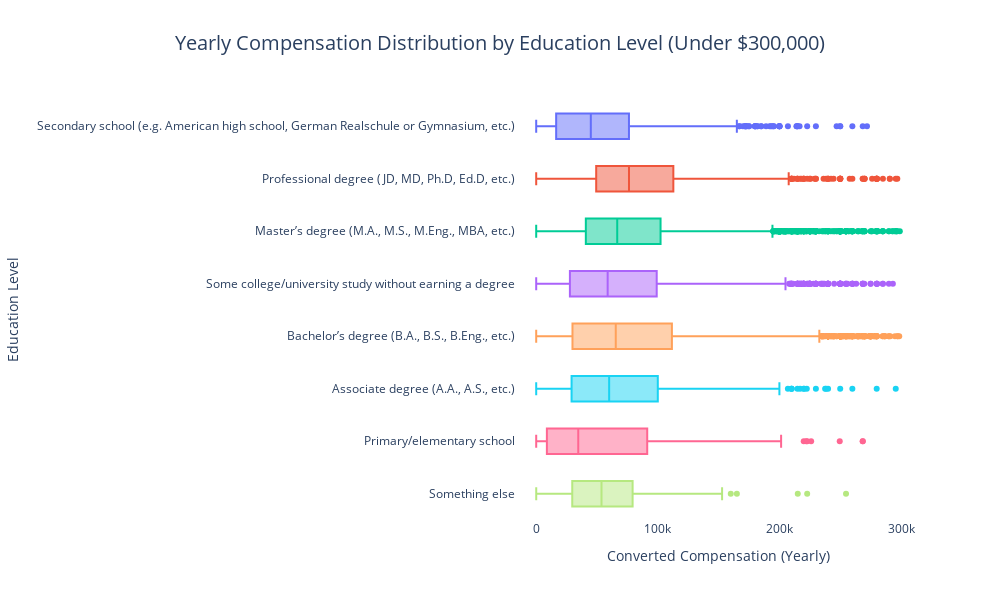

Source (notebook cell):
### Code cell
# Yearly Compensation Distribution by Education Level (Under $300,000)

import plotly.express as px

# Remove rows with missing compensation or education level
df_box = df.dropna(subset=['ConvertedCompYearly', 'EdLevel'])

# Filter to only show salaries below $300,000
df_box = df_box[df_box['ConvertedCompYearly'] < 300000]

# Create an interactive box plot
fig = px.box(
    df_box,
    x='ConvertedCompYearly',
    y='EdLevel',
    orientation='h',
    points='outliers',  # Show outlier points within this range
    color='EdLevel',
    title='Yearly Compensation Distribution by Education Level (Under $300,000)',
    labels={
        'ConvertedCompYearly': 'Converted Compensation (Yearly)',
        'EdLevel': 'Education Level'
    },
    width=1000,
    height=600
)

fig.update_layout(
    yaxis=dict(automargin=True, tickfont=dict(size=12)),
    xaxis=dict(tickfont=dict(size=12), title='Converted Compensation (Yearly)'),
    showlegend=False,
    plot_bgcolor='white',
    title=dict(x=0.5, font=dict(size=20))
)

fig.show()

### Figure 1 — Plotly figure (JSON) as saved in the notebook; plotly's stock layout.template omitted (floating-point values rounded to 4 significant figures; data arrays with more than 128 entries replaced by an {"elided": "..."} marker saying what was removed)
{"data": [{"alignmentgroup": "True", "boxpoints": "outliers", "hovertemplate": "Education Level=%{y}<br>Converted Compensation (Yearly)=%{x}<extra></extra>", "legendgroup": "Secondary school (e.g. American high school, German Realschule or Gymnasium, etc.)", "marker": {"color": "#636efa"}, "name": "Secondary school (e.g. American high school, German Realschule or Gymnasium, etc.)", "notched": false, "offsetgroup": "Secondary school (e.g. American high school, German Realschule or Gymnasium, etc.)", "orientation": "h", "showlegend": true, "type": "box", "x": {"elided": "1180 float values"}, "x0": " ", "xaxis": "x", "y": {"elided": "1180 str values"}, "y0": " ", "yaxis": "y"}, {"alignmentgroup": "True", "boxpoints": "outliers", "hovertemplate": "Education Level=%{y}<br>Converted Compensation (Yearly)=%{x}<extra></extra>", "legendgroup": "Professional degree (JD, MD, Ph.D, Ed.D, etc.)", "marker": {"color": "#EF553B"}, "name": "Professional degree (JD, MD, Ph.D, Ed.D, etc.)", "notched": false, "offsetgroup": "Professional degree (JD, MD, Ph.D, Ed.D, etc.)", "orientation": "h", "showlegend": true, "type": "box", "x": {"elided": "1113 float values"}, "x0": " ", "xaxis": "x", "y": {"elided": "1113 str values"}, "y0": " ", "yaxis": "y"}, {"alignmentgroup": "True", "boxpoints": "outliers", "hovertemplate": "Education Level=%{y}<br>Converted Compensation (Yearly)=%{x}<extra></extra>", "legendgroup": "Master’s degree (M.A., M.S., M.Eng., MBA, etc.)", "marker": {"color": "#00cc96"}, "name": "Master’s degree (M.A., M.S., M.Eng., MBA, etc.)", "notched": false, "offsetgroup": "Master’s degree (M.A., M.S., M.Eng., MBA, etc.)", "orientation": "h", "showlegend": true, "type": "box", "x": {"elided": "6692 float values"}, "x0": " ", "xaxis": "x", "y": {"elided": "6692 str values"}, "y0": " ", "yaxis": "y"}, {"alignmentgroup": "True", "boxpoints": "outliers", "hovertemplate": "Education Level=%{y}<br>Converted Compensation (Yearly)=%{x}<extra></extra>", "legendgroup": "Some college/university study without earning a degree", "marker": {"color": "#ab63fa"}, "name": "Some college/university study without earning a degree", "notched": false, "offsetgroup": "Some college/university study without earning a degree", "orientation": "h", "showlegend": true, "type": "box", "x": {"elided": "2748 float values"}, "x0": " ", "xaxis": "x", "y": {"elided": "2748 str values"}, "y0": " ", "yaxis": "y"}, {"alignmentgroup": "True", "boxpoints": "outliers", "hovertemplate": "Education Level=%{y}<br>Converted Compensation (Yearly)=%{x}<extra></extra>", "legendgroup": "Bachelor’s degree (B.A., B.S., B.Eng., etc.)", "marker": {"color": "#FFA15A"}, "name": "Bachelor’s degree (B.A., B.S., B.Eng., etc.)", "notched": false, "offsetgroup": "Bachelor’s degree (B.A., B.S., B.Eng., etc.)", "orientation": "h", "showlegend": true, "type": "box", "x": {"elided": "10155 float values"}, "x0": " ", "xaxis": "x", "y": {"elided": "10155 str values"}, "y0": " ", "yaxis": "y"}, {"alignmentgroup": "True", "boxpoints": "outliers", "hovertemplate": "Education Level=%{y}<br>Converted Compensation (Yearly)=%{x}<extra></extra>", "legendgroup": "Associate degree (A.A., A.S., etc.)", "marker": {"color": "#19d3f3"}, "name": "Associate degree (A.A., A.S., etc.)", "notched": false, "offsetgroup": "Associate degree (A.A., A.S., etc.)", "orientation": "h", "showlegend": true, "type": "box", "x": {"elided": "742 float values"}, "x0": " ", "xaxis": "x", "y": {"elided": "742 str values"}, "y0": " ", "yaxis": "y"}, {"alignmentgroup": "True", "boxpoints": "outliers", "hovertemplate": "Education Level=%{y}<br>Converted Compensation (Yearly)=%{x}<extra></extra>", "legendgroup": "Primary/elementary school", "marker": {"color": "#FF6692"}, "name": "Primary/elementary school", "notched": false, "offsetgroup": "Primary/elementary school", "orientation": "h", "showlegend": true, "type": "box", "x": {"elided": "144 float values"}, "x0": " ", "xaxis": "x", "y": {"elided": "144 str values"}, "y0": " ", "yaxis": "y"}, {"alignmentgroup": "True", "boxpoints": "outliers", "hovertemplate": "Education Level=%{y}<br>Converted Compensation (Yearly)=%{x}<extra></extra>", "legendgroup": "Something else", "marker": {"color": "#B6E880"}, "name": "Something else", "notched": false, "offsetgroup": "Something else", "orientation": "h", "showlegend": true, "type": "box", "x": {"elided": "206 float values"}, "x0": " ", "xaxis": "x", "y": {"elided": "206 str values"}, "y0": " ", "yaxis": "y"}], "layout": {"boxmode": "overlay", "height": 600, "legend": {"title": {"text": "Education Level"}, "tracegroupgap": 0}, "plot_bgcolor": "white", "showlegend": false, "title": {"font": {"size": 20}, "text": "Yearly Compensation Distribution by Education Level (Under $300,000)", "x": 0.5}, "width": 1000, "xaxis": {"anchor": "y", "domain": [0, 1], "tickfont": {"size": 12}, "title": {"text": "Converted Compensation (Yearly)"}}, "yaxis": {"anchor": "x", "automargin": true, "categoryarray": ["Something else", "Primary/elementary school", "Associate degree (A.A., A.S., etc.)", "Bachelor’s degree (B.A., B.S., B.Eng., etc.)", "Some college/university study without earning a degree", "Master’s degree (M.A., M.S., M.Eng., MBA, etc.)", "Professional degree (JD, MD, Ph.D, Ed.D, etc.)", "Secondary school (e.g. American high school, German Realschule or Gymnasium, etc.)"], "categoryorder": "array", "domain": [0, 1], "tickfont": {"size": 12}, "title": {"text": "Education Level"}}}}
